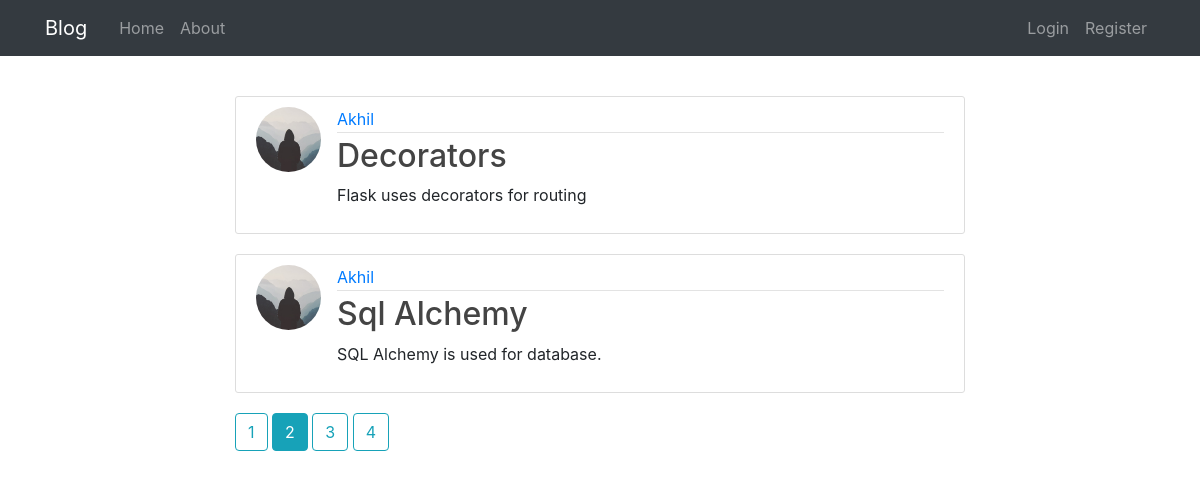
The page /home?page=2 on the database its author committed.
### flaskblog/models.py (models this page shows, shortened)
class Post(db.Model):
    id = db.Column(db.Integer, primary_key=True)
    title = db.Column(db.String(100), nullable=False)
    content = db.Column(db.Text, nullable=False)
    user_id = db.Column(db.Integer, db.ForeignKey('user.id'), nullable=False)

class User(db.Model, UserMixin):
    id = db.Column(db.Integer, primary_key=True)
    username = db.Column(db.String(20), unique=True, nullable=False)
    email = db.Column(db.String(120), unique=True, nullable=False)
    image_file = db.Column(db.String(20), nullable=False, default='default.jpg')
    password = db.Column(db.String(60), nullable=False)
    posts = db.relationship('Post', backref='author', lazy=True)

### flaskblog/routes.py (the view)
@app.route("/")
@app.route("/home")
def home():
	page = request.args.get('page', 1, type=int)
	posts = Post.query.order_by(Post.user_id).paginate(page=page, per_page = 2) # order by title in desc order
	return render_template('home.html',posts=posts, title = 'Home')

### flaskblog/templates/home.html
{% extends "general_layout.html" %}
{% block changing %}
{%for post in posts.items%}
<article class="media content-section">
	<img class="rounded-circle article-img" src="{{url_for('static',filename='profile_pics/' + post.author.image_file)}}">
  <div class="media-body">
    <div class="article article-metadata">
      <a class="mr-2" href="{{ url_for('user_posts', username = post.author.username) }}">{{ post.author.username }}</a>
    </div>
    <h2><a class="article-title" href="{{url_for('post',post_id=post.id)}}">{{ post.title }}</a></h2>
    <p class="article-content">{{ post.content }}</p>
  </div>
</article>
{% endfor %}
{%for page_num in posts.iter_pages(left_edge=1, right_edge=1, left_current=1, right_current=2) %}
{% if page_num %}
	{% if posts.page == page_num %}
		<a class="btn btn-info mb-4" href="{{url_for('home', page=page_num)}}">{{ page_num}}</a>
	{% else %}
		<a class="btn btn-outline-info mb-4" href="{{url_for('home', page=page_num)}}">{{ page_num}}</a>
	{% endif %}
{% else %}
	...
{% endif %}
{% endfor %}
{% endblock changing %}

### flaskblog/static/main.css (style rules this page uses)
body { background: #fafafa; color: #333333; margin-top: 5rem; }
h1, h2, h3, h4, h5, h6 { color: #444444; }
.content-section { background: #ffffff; padding: 10px 20px; border: 1px solid #dddddd; border-radius: 3px; margin-bottom: 20px; }
.article-title { color: #444444; }
.article-content { white-space: pre-line; }
.article-img { height: 65px; width: 65px; margin-right: 16px; }
.article-metadata { padding-bottom: 1px; margin-bottom: 4px; border-bottom: 1px solid #e3e3e3 }

### rows shown on the page
Post: image_file (placeholder picture), author.username "Akhil", title "Decorators", content "Flask uses decorators for routing"
Post: image_file (placeholder picture), author.username "Akhil", title "Sql Alchemy", content "SQL Alchemy is used for database."

### other values the page prints
{{ page_num }} "1" "3" "4"
{{ page_num }} "2"
